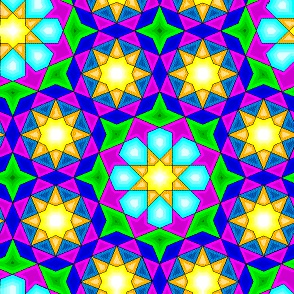
%> input picture assignment3/octone.jpg, 294 x 294 px
$ octave krantiyellow.m   (GNU Octave 9; MATLAB toolbox functions it lacks are replaced by stand-ins)
%> lines starting %> are read from the running program, lines starting %| are printed output that depends on the picture; in (x1, y1, x2, y2) boxes, pixels count from 0 and x2, y2 are one past the last pixel; in counts of white or black regions, pixels touching at a corner belong together; the program's own positions count from 1
clc
clear all
close all

%%
II = imread('octone.jpg');
%> II is the input picture: size 294x294x3 uint8; mean R, G, B 113.7, 122.1, 150.3
h = ones(4)/16;
I = imfilter(II,h);
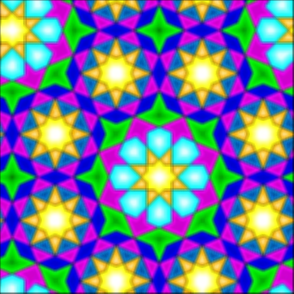
%> I: size 294x294x3 uint8; mean R, G, B 112.9, 121.2, 149.2


R = im2bw(I(:,:,1));
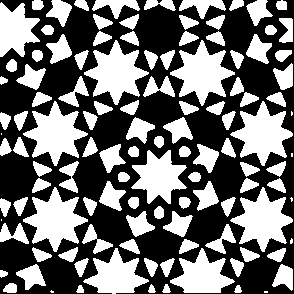
%> R: size 294x294 logical; 43.7% white; 116 white regions (8 under 20 px), largest, box (x1, y1, x2, y2) and area: (23, 187, 88, 252) 2038, (170, 40, 235, 106) 2037, (84, 40, 149, 105) 2033
G = im2bw(I(:,:,2));
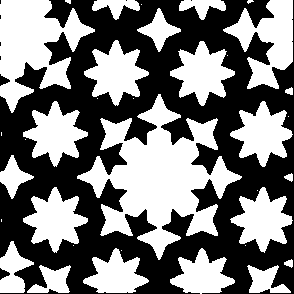
%> G: size 294x294 logical; 47.9% white; 35 white regions (14 under 20 px), largest, box (x1, y1, x2, y2) and area: (77, 94, 242, 260) 11276, (0, 0, 95, 113) 5553, (223, 0, 293, 89) 3061
B = im2bw(I(:,:,3));
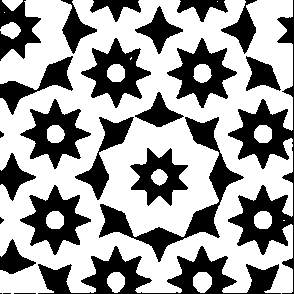
%> B: size 294x294 logical; 62.3% white; 25 black regions (4 under 20 px), largest, box (x1, y1, x2, y2) and area: (228, 0, 294, 294) 4901, (38, 246, 281, 294) 4442, (99, 117, 244, 262) 3396

I1 = R&G&(1-B);
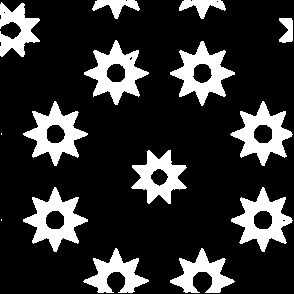
%> I1: size 294x294 logical; 19.4% white; 15 white regions (2 under 20 px), largest, box (x1, y1, x2, y2) and area: (23, 187, 88, 252) 1768, (170, 41, 235, 106) 1763, (84, 40, 149, 105) 1761
temp(:,:,1)= I1;temp(:,:,2) = I1;temp(:,:,3) = I1;
I2 = uint8(double(II).*temp);
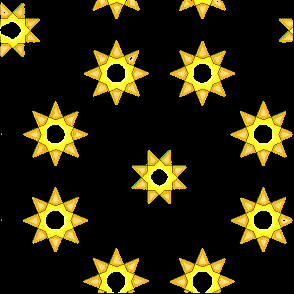
%> I2: size 294x294x3 uint8; mean R, G, B 44.7, 39.1, 9.4
I3 = II - I2;
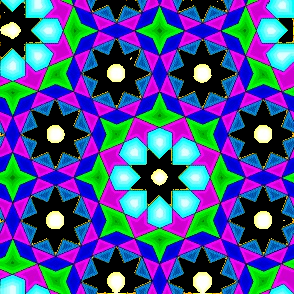
%> I3: size 294x294x3 uint8; mean R, G, B 69, 83, 140.9

figure,
subplot(131),imshow(II);
subplot(132),imshow(I2);
subplot(133),imshow(I3);

% [5 lines of commented-out code are left out]

$ run again, with assignment3/chromakey.jpg copied over assignment3/octone.jpg
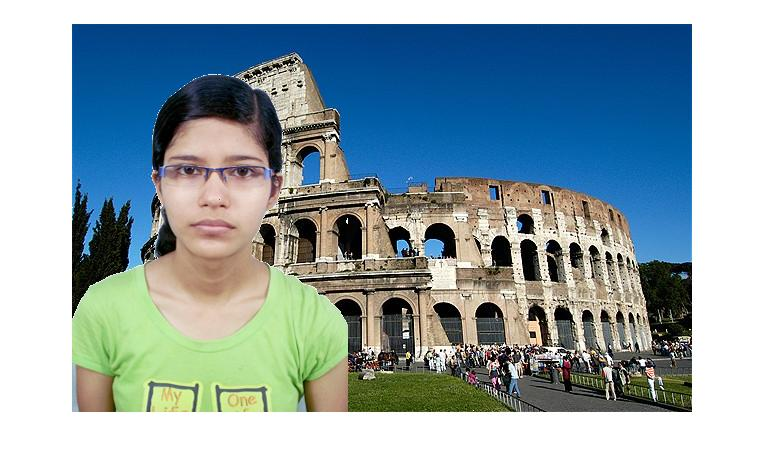
%> input picture assignment3/chromakey.jpg, 764 x 463 px
%> II is the input picture: size 463x764x3 uint8; mean R, G, B 143, 162.5, 169
%> `R = im2bw(I(:,:,1));`:
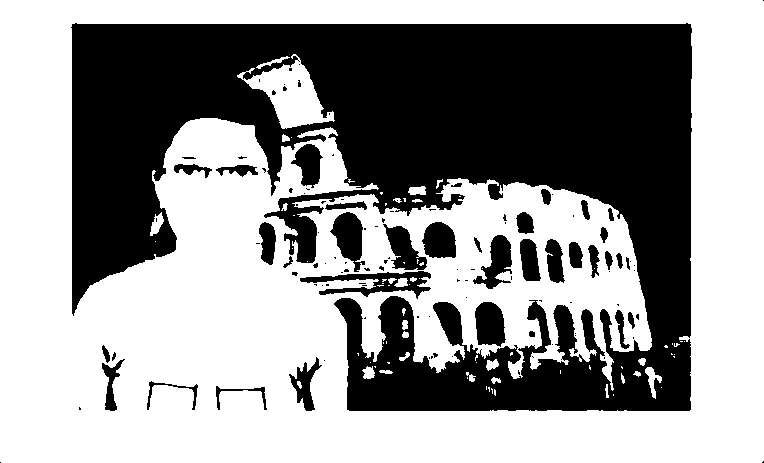
%> R: size 463x764 logical; 58.5% white; 116 black regions (79 under 20 px), largest, box (x1, y1, x2, y2) and area: (71, 23, 692, 411) 132736, (300, 271, 431, 299) 1482, (330, 212, 365, 272) 1195
%> G: size 463x764 logical; 58.4% white; 148 black regions (105 under 20 px), largest, box (x1, y1, x2, y2) and area: (72, 24, 691, 314) 104589, (334, 259, 691, 412) 28146, (300, 271, 432, 337) 2081
%> B: size 463x764 logical; 76.1% white; 129 black regions (76 under 20 px), largest, box (x1, y1, x2, y2) and area: (151, 51, 692, 412) 60101, (71, 184, 132, 316) 4207, (140, 194, 251, 297) 4095
%> I1: size 463x764 logical; 4.8% white; 1003 white regions (917 under 20 px), largest, box (x1, y1, x2, y2) and area: (159, 239, 251, 297) 2514, (76, 324, 141, 410) 2009, (287, 336, 347, 410) 1661
%> `I3 = II - I2;`:
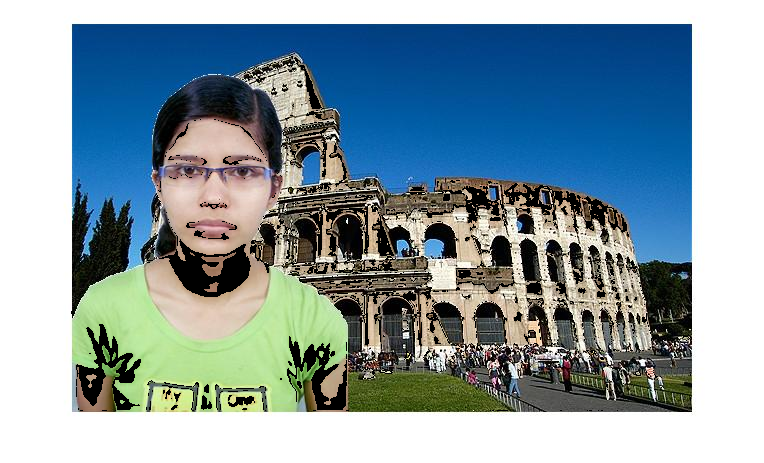
%> I3: size 463x764x3 uint8; mean R, G, B 135.2, 155.2, 163.4

$ run again, with assignment3/me.jpg copied over assignment3/octone.jpg
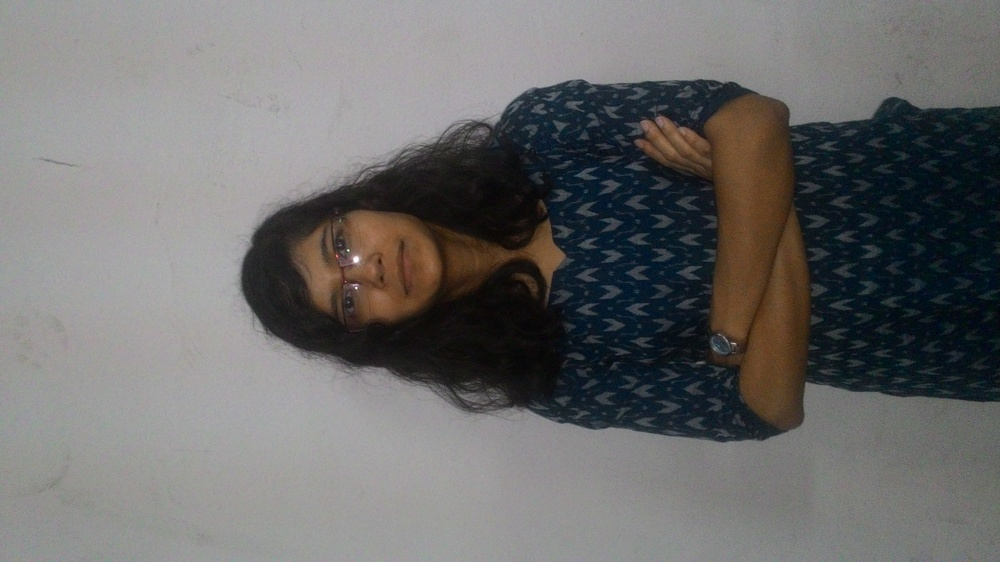
%> input picture assignment3/me.jpg, 1000 x 562 px, shrunk from 3264 x 1836 before the run
%> II is the input picture: size 562x1000x3 uint8; mean R, G, B 108.5, 107.9, 107.3
%> `R = im2bw(I(:,:,1));`:
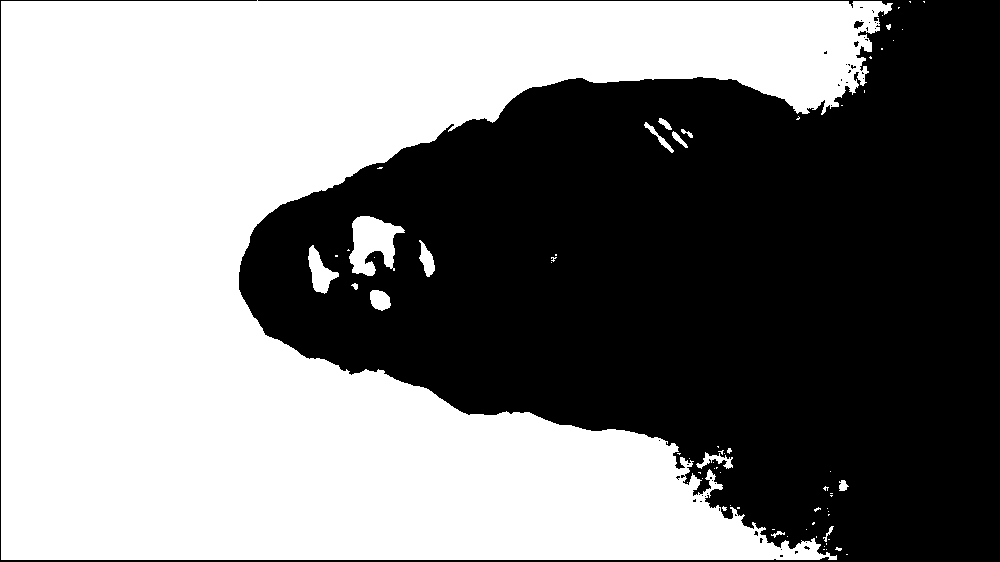
%> R: size 562x1000 logical; 52% white; 44 black regions (42 under 20 px), largest, box (x1, y1, x2, y2) and area: (0, 0, 1000, 562) 269389, (854, 21, 864, 29) 49
%> G: size 562x1000 logical; 51.4% white; 40 black regions (35 under 20 px), largest, box (x1, y1, x2, y2) and area: (0, 0, 1000, 562) 272676, (826, 539, 840, 554) 80, (672, 465, 685, 473) 38, (854, 41, 860, 49) 27, (874, 17, 878, 24) 20
%> B: size 562x1000 logical; 51% white; 35 black regions (28 under 20 px), largest, box (x1, y1, x2, y2) and area: (0, 0, 1000, 562) 274800, (761, 536, 778, 546) 73, (318, 0, 360, 1) 42
%> `I1 = R&G&(1-B);`:
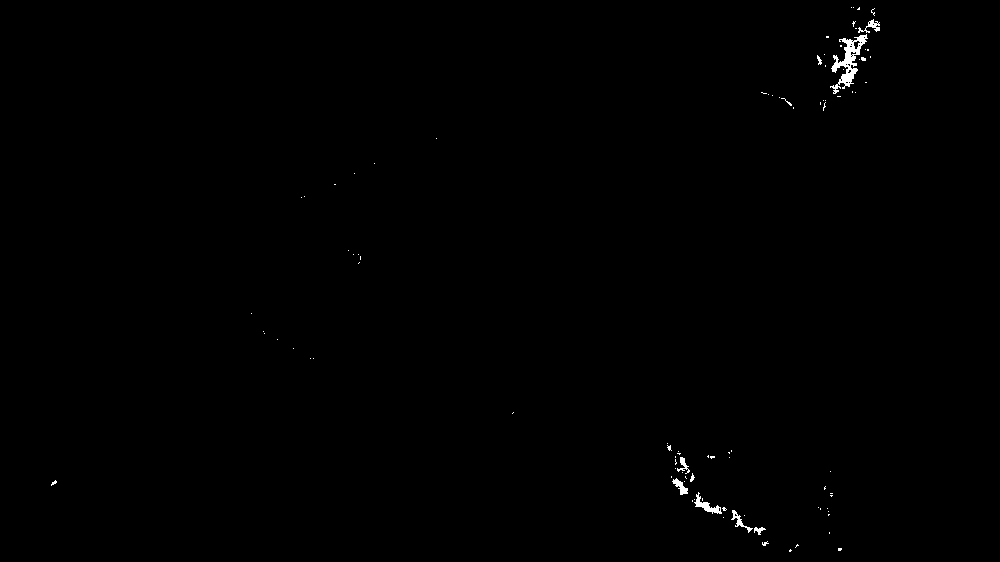
%> I1: size 562x1000 logical; 0.32% white; 95 white regions (86 under 20 px), largest, box (x1, y1, x2, y2) and area: (830, 34, 868, 94) 750, (694, 492, 722, 514) 195, (672, 478, 688, 495) 119
